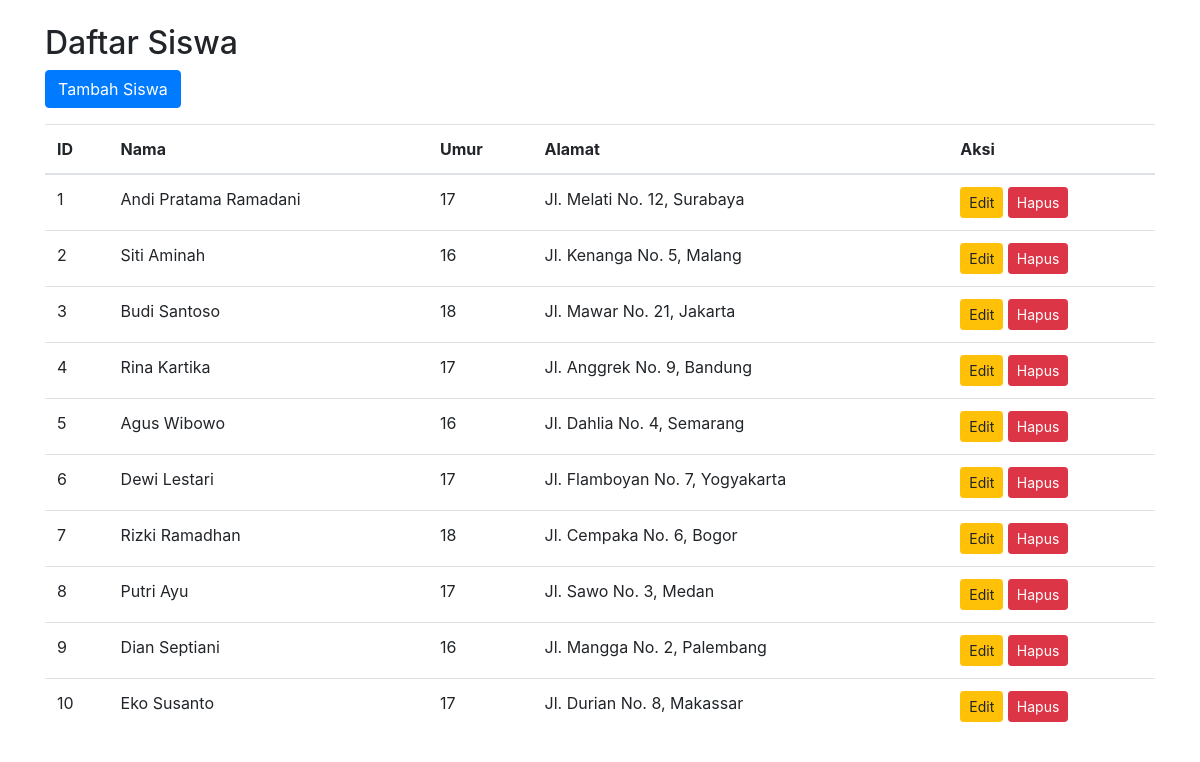
The page / on the database its author committed.
### tables this page shows
CREATE TABLE `data_siswa` (
  `id` int(11) NOT NULL,
  `nama` varchar(100) DEFAULT NULL,
  `umur` int(11) DEFAULT NULL,
  `alamat` text
);

### index.php (the view, shortened to what this page needs)
<?php
include 'koneksi.php';
?>
<!DOCTYPE html>
<html>
<head>
    <link rel="stylesheet" href="https://stackpath.bootstrapcdn.com/bootstrap/4.5.2/css/bootstrap.min.css">
</head>
<body>
    <div class="container mt-4">
        <div class="row">
            <div class="col">
                <h2>Daftar Siswa</h2>
                <a href="tambah.php" class="btn btn-primary mb-3">Tambah Siswa</a>
                <table class="table">
                    <thead>
                        <tr>
                            <th>ID</th>
                            <th>Nama</th>
                            <th>Umur</th>
                            <th>Alamat</th>
                            <th>Aksi</th>
                        </tr>
                    </thead>
                    <tbody>
                        <?php
                        $query = "SELECT * FROM data_siswa";
                        $result = mysqli_query($koneksi, $query);
                        if (mysqli_num_rows($result) > 0) {
                            while ($row = mysqli_fetch_assoc($result)) {
                                echo "<tr>";
                                echo "<td>" . $row['id'] . "</td>";
                                echo "<td>" . $row['nama'] . "</td>";
                                echo "<td>" . $row['umur'] . "</td>";
                                echo "<td>" . $row['alamat'] . "</td>";
                                echo "<td>
                                        <a href='edit.php?id=" . $row['id'] . "' class='btn btn-warning btn-sm'>Edit</a>
                                        <a href='hapus.php?id=" . $row['id'] . "' class='btn btn-danger btn-sm' onclick='return confirm(\"Yakin ingin menghapus data ini?\")'>Hapus</a>
                                      </td>";
                                echo "</tr>";
                            }
                        } else {
                            echo "<tr><td colspan='5' class='text-center'>Tidak ada data siswa</td></tr>";
                        }
                        ?>
                    </tbody>
                </table>
            </div>
        </div>
    </div>
</body>
</html>

### rows shown on the page
data_siswa: id "1", nama "Andi Pratama Ramadani", umur "17", alamat "Jl. Melati No. 12, Surabaya"
data_siswa: id "2", nama "Siti Aminah", umur "16", alamat "Jl. Kenanga No. 5, Malang"
data_siswa: id "3", nama "Budi Santoso", umur "18", alamat "Jl. Mawar No. 21, Jakarta"
data_siswa: id "4", nama "Rina Kartika", umur "17", alamat "Jl. Anggrek No. 9, Bandung"
data_siswa: id "5", nama "Agus Wibowo", umur "16", alamat "Jl. Dahlia No. 4, Semarang"
data_siswa: id "6", nama "Dewi Lestari", umur "17", alamat "Jl. Flamboyan No. 7, Yogyakarta"
data_siswa: id "7", nama "Rizki Ramadhan", umur "18", alamat "Jl. Cempaka No. 6, Bogor"
data_siswa: id "8", nama "Putri Ayu", umur "17", alamat "Jl. Sawo No. 3, Medan"
data_siswa: id "9", nama "Dian Septiani", umur "16", alamat "Jl. Mangga No. 2, Palembang"
data_siswa: id "10", nama "Eko Susanto", umur "17", alamat "Jl. Durian No. 8, Makassar"
